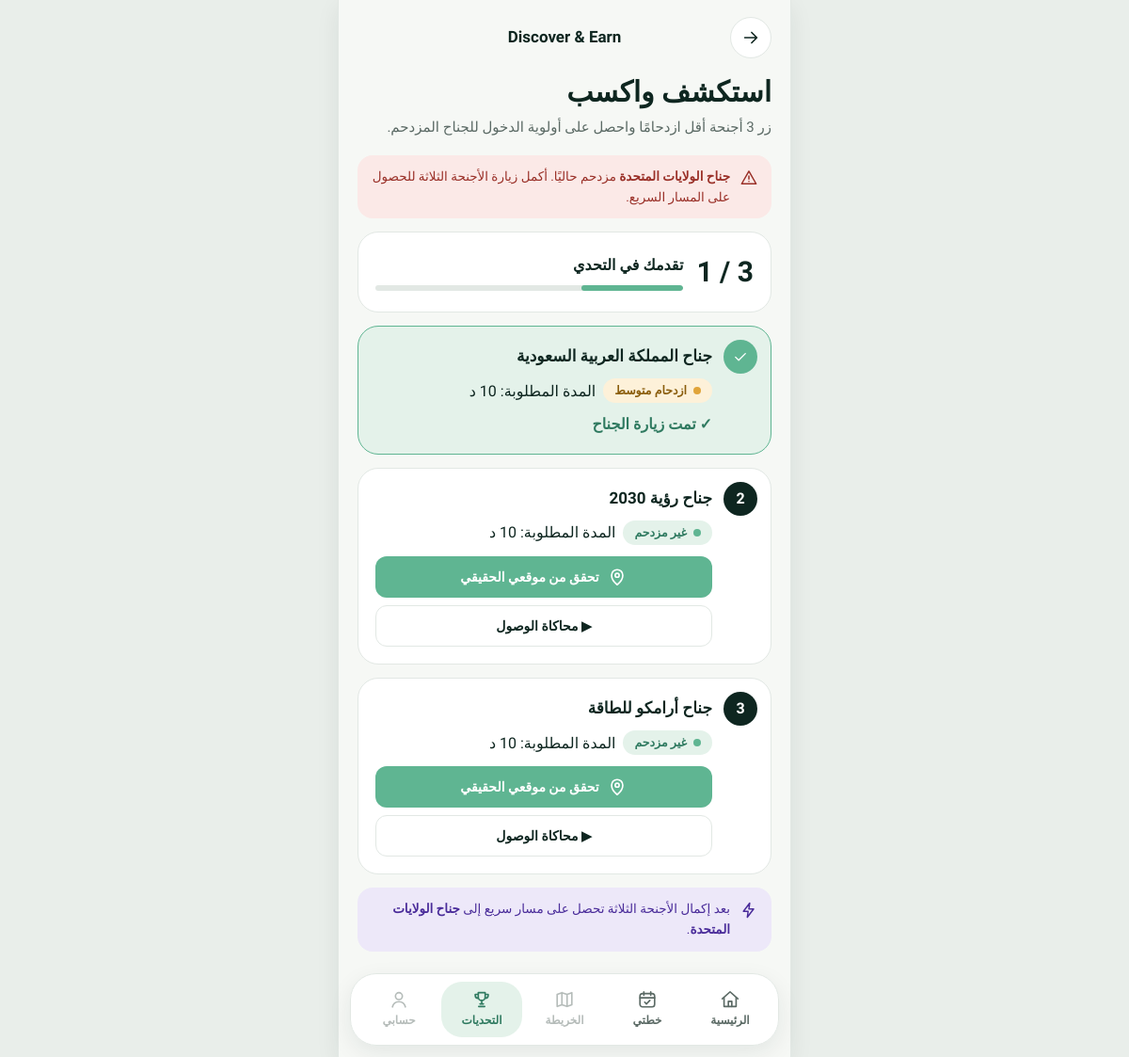
/challenge/9/, run on the app's committed database.
### planner/models.py (models this page shows, shortened)
class Challenge(models.Model):
    visit_plan = models.ForeignKey(
        VisitPlan,
        on_delete=models.CASCADE,
        related_name="challenges"
    )
    crowded_pavilion = models.ForeignKey(
        Pavilion,
        on_delete=models.CASCADE,
        related_name="crowd_challenges"
    )
    created_at = models.DateTimeField(
        auto_now_add=True
    )
    is_completed = models.BooleanField(
        default=False
    )

class Pavilion(models.Model):
    class CrowdLevel(models.TextChoices):
        LOW = "LOW", "غير مزدحم"
        MEDIUM = "MEDIUM", "ازدحام متوسط"
        HIGH = "HIGH", "مزدحم"
    name = models.CharField(
        max_length=150
    )
    country = models.CharField(
        max_length=100,
        blank=True
    )
    description = models.TextField()
    highlights = models.TextField()
    recommended_duration = models.PositiveIntegerField(
        help_text="مدة زيارة الجناح بالدقائق"
    )
    interests = models.ManyToManyField(
        Interest,
        related_name="pavilions"
    )
    latitude = models.DecimalField(
        max_digits=9,
        decimal_places=6,
        null=True,
        blank=True
    )
    longitude = models.DecimalField(
        max_digits=9,
        decimal_places=6,
        null=True,
        blank=True
    )
    crowd_level = models.CharField(
        max_length=10,
        choices=CrowdLevel.choices,
        default=CrowdLevel.LOW
    )
    is_active = models.BooleanField(
        default=True
    )
    challenge_visit_minutes = models.PositiveIntegerField(
        default=10,
        help_text="المدة المطلوبة لإكمال زيارة التحدي"
    )

class ChallengeVisit(models.Model):
    challenge = models.ForeignKey(
        Challenge,
        on_delete=models.CASCADE,
        related_name="visits"
    )
    pavilion = models.ForeignKey(
        Pavilion,
        on_delete=models.CASCADE
    )
    order = models.PositiveIntegerField()
    started_at = models.DateTimeField(
        null=True,
        blank=True
    )
    completed_at = models.DateTimeField(
        null=True,
        blank=True
    )
    is_completed = models.BooleanField(
        default=False
    )
    class Meta:
        ordering = ["order"]

### planner/views.py (the view)
def challenge_detail(request, challenge_id):
    challenge = get_object_or_404(
        Challenge,
        id=challenge_id
    )
    visits = (
        challenge.visits
        .select_related("pavilion")
        .all()
    )
    completed_count = visits.filter(
        is_completed=True
    ).count()
    free_pass = FreePass.objects.filter(
        challenge=challenge
    ).first()
    return render(
        request,
        "planner/challenge_detail.html",
        {
            "challenge": challenge,
            "visits": visits,
            "completed_count": completed_count,
            "free_pass": free_pass,
        }
    )

### planner/templatetags/planner_extras.py (called while the page is built)
@register.filter
def crowd_class(level):
    return {"LOW": "low", "MEDIUM": "mid", "HIGH": "high"}.get(level, "low")

### templates/planner/challenge_detail.html (shortened to what this page needs)
{% extends "planner/base.html" %}
{% load planner_extras %}
{% block content %}
<header class="topbar">
    <a href="{% url 'plan_detail' challenge.visit_plan_id %}" class="icon-btn" aria-label="رجوع إلى خطتي">
        <svg class="ic"><use href="#i-arrow"/></svg>
    </a>
    <span class="topbar-title">Discover &amp; Earn</span>
</header>
<h1 class="page-title">استكشف واكسب</h1>
<p class="page-sub">زر 3 أجنحة أقل ازدحامًا واحصل على أولوية الدخول للجناح المزدحم.</p>
<div class="stack" style="margin-top:18px">
    <div class="note red">
        <svg class="ic"><use href="#i-warn"/></svg>
        <div>
            <strong>{{ challenge.crowded_pavilion.name }}</strong> مزدحم حاليًا.
            أكمل زيارة الأجنحة الثلاثة للحصول على المسار السريع.
        </div>
    </div>
    <div class="card">
        <div class="challenge-progress">
            <span class="num" dir="ltr">{{ completed_count }} / 3</span>
            <div style="flex:1">
                <strong>تقدمك في التحدي</strong>
                <div class="progress-bar"><i style="width: {% widthratio completed_count 3 100 %}%"></i></div>
            </div>
        </div>
    </div>
    {% for visit in visits %}
    <div class="card ch-card {% if visit.is_completed %}done{% endif %}">
        <span class="ch-num">{% if visit.is_completed %}<svg class="ic" style="width:18px;height:18px"><use href="#i-check"/></svg>{% else %}{{ visit.order }}{% endif %}</span>
        <h3 style="font-size:17px">{{ visit.pavilion.name }}</h3>
        <div class="tl-tags" style="justify-content:flex-start">
            <span class="crowd {{ visit.pavilion.crowd_level|crowd_class }}">{{ visit.pavilion.get_crowd_level_display }}</span>
            <span class="sub">المدة المطلوبة: {{ visit.pavilion.challenge_visit_minutes }} د</span>
        </div>
        {% if visit.is_completed %}
            <p class="sub" style="margin-top:10px;color:var(--green-dark);font-weight:700">✓ تمت زيارة الجناح</p>
        {% else %}
            <div class="ch-actions">
                <button type="button" class="btn btn-sm" onclick="checkLocation({{ visit.id }})">
                    <svg class="ic"><use href="#i-pin"/></svg>تحقق من موقعي الحقيقي
                </button>
                <form method="POST" action="{% url 'start_challenge_visit' visit.id %}">
                    <button type="submit" class="btn btn-sm btn-ghost">▶ محاكاة الوصول</button>
                </form>
            </div>
        {% endif %}
    </div>
    {% endfor %}
    {% if free_pass %}
    <div class="card status-hero" style="border-color:var(--purple);background:var(--purple-tint)">
        <div class="status-icon purple"><svg class="ic"><use href="#i-bolt"/></svg></div>
        <h1 style="font-size:22px">اكتمل التحدي!</h1>
        <p>المسار السريع جاهز إلى</p>
        <h2>{{ free_pass.pavilion.name }}</h2>
        <a class="btn btn-purple" style="margin-top:16px" href="{% url 'free_pass_detail' free_pass.code %}">عرض المسار السريع</a>
    </div>
    {% else %}
    <div class="note purple">
        <svg class="ic"><use href="#i-bolt"/></svg>
        <div>بعد إكمال الأجنحة الثلاثة تحصل على مسار سريع إلى <strong>{{ challenge.crowded_pavilion.name }}</strong>.</div>
    </div>
    {% endif %}
</div>
{% endblock %}

### static/planner/css/style.css (style rules this page uses)
:root { --bg: #f6f8f5; --surface: #ffffff; --border: #e2e8e4; --ink: #0e2620; --ink-soft: #5b6a65; --ink-faint: #8d9893; --green: #5fb592; --green-dark: #2f7a60; --mint: #e4f2ea; --mint-line: #5fb592; --purple: #6a3fc4; --purple-dark: #4a2c9a; --purple-tint: #ede8f9; --red: #c4524a; --amber: #e0a43a; --amber-tint: #fdf1d9; --red-tint: #fbe9e7; --r-sm: 12px; --r-md: 16px; --r-lg: 22px; --r-pill: 999px; --shadow: 0 8px 24px rgba(14, 38, 32, .08); --tabbar-h: 84px; }
*, *::before, *::after { box-sizing: border-box; }
html { -webkit-text-size-adjust: 100%; }
body { margin: 0; min-height: 100dvh; background: #e9eeea; color: var(--ink); font-family: "IBM Plex Sans Arabic", "Tajawal", system-ui, sans-serif; line-height: 1.6; -webkit-font-smoothing: antialiased; }
a { color: inherit; text-decoration: none; }
button, input { font: inherit; color: inherit; }
button { cursor: pointer; }
h1, h2, h3, p { margin: 0; }
.ic { width: 22px; height: 22px; flex: none; fill: none; stroke: currentColor; stroke-width: 1.8; stroke-linecap: round; stroke-linejoin: round; }
.topbar { position: relative; display: flex; align-items: center; justify-content: center; min-height: 48px; margin-bottom: 14px; }
.topbar-title { font-weight: 700; font-size: 17px; }
.topbar .icon-btn { position: absolute; inset-inline-start: 0; top: 50%; translate: 0 -50%; }
.icon-btn { width: 44px; height: 44px; display: grid; place-items: center; border-radius: 50%; background: var(--surface); border: 1px solid var(--border); color: var(--ink); }
.page-title { font-size: 30px; font-weight: 700; line-height: 1.3; }
.page-sub { margin-top: 6px; color: var(--ink-soft); font-size: 15px; }
.btn { display: flex; align-items: center; justify-content: center; gap: 8px; width: 100%; min-height: 54px; padding: 0 20px; border: 0; border-radius: var(--r-md); background: var(--green); color: #fff; font-weight: 700; font-size: 16px; transition: transform .12s, opacity .12s; }
.btn-ghost { background: var(--surface); color: var(--ink); border: 1px solid var(--border); }
.btn-sm { min-height: 44px; font-size: 14px; border-radius: var(--r-sm); }
.crowd { display: inline-flex; align-items: center; gap: 7px; padding: 3px 12px; border-radius: var(--r-pill); background: var(--mint); color: var(--green-dark); font-size: 12.5px; font-weight: 600; }
.crowd::before { content: ""; width: 8px; height: 8px; border-radius: 50%; background: var(--green); }
.crowd.mid { background: var(--amber-tint); color: #8a5d0c; }
.crowd.mid::before { background: var(--amber); }
.card { background: var(--surface); border: 1px solid var(--border); border-radius: var(--r-lg); padding: 18px; }
.stack > * + * { margin-top: 14px; }
.note { display: flex; gap: 10px; padding: 12px 14px; border-radius: var(--r-md); background: var(--mint); color: var(--green-dark); font-size: 13.5px; }
.note .ic { width: 20px; height: 20px; margin-top: 2px; }
.note.purple { background: var(--purple-tint); color: var(--purple-dark); }
.note.red { background: var(--red-tint); color: #9a3028; }
.progress-bar { margin-top: 8px; height: 6px; border-radius: 6px; background: #e2e8e4; overflow: hidden; }
.progress-bar i { display: block; height: 100%; background: var(--green); border-radius: 6px; }
.tl-tags { display: flex; flex-wrap: wrap; align-items: center; justify-content: space-between; gap: 8px; margin-top: 10px; }
.tl-tags .sub { margin: 0; }
.challenge-progress { display: flex; align-items: center; gap: 14px; }
.challenge-progress .num { font-size: 30px; font-weight: 700; }
.ch-card { position: relative; padding-inline-start: 62px; }
.ch-num { position: absolute; inset-inline-start: 14px; top: 14px; width: 36px; height: 36px; display: grid; place-items: center; border-radius: 50%; background: var(--ink); color: #fff; font-weight: 700; }
.ch-card.done { background: var(--mint); border-color: var(--mint-line); }
.ch-card.done .ch-num { background: var(--green); }
.ch-actions { display: grid; gap: 8px; margin-top: 12px; }

### data on the page
Challenge: crowded_pavilion.name "جناح الولايات المتحدة"
ChallengeVisit: is_completed True (drawn), pavilion.name "جناح المملكة العربية السعودية", pavilion.crowd_level "ازدحام متوسط"
ChallengeVisit: order "2", pavilion.name "جناح رؤية 2030", pavilion.crowd_level "غير مزدحم"
ChallengeVisit: order "3", pavilion.name "جناح أرامكو للطاقة", pavilion.crowd_level "غير مزدحم"

### other printed values
{{ completed_count }} "1"
